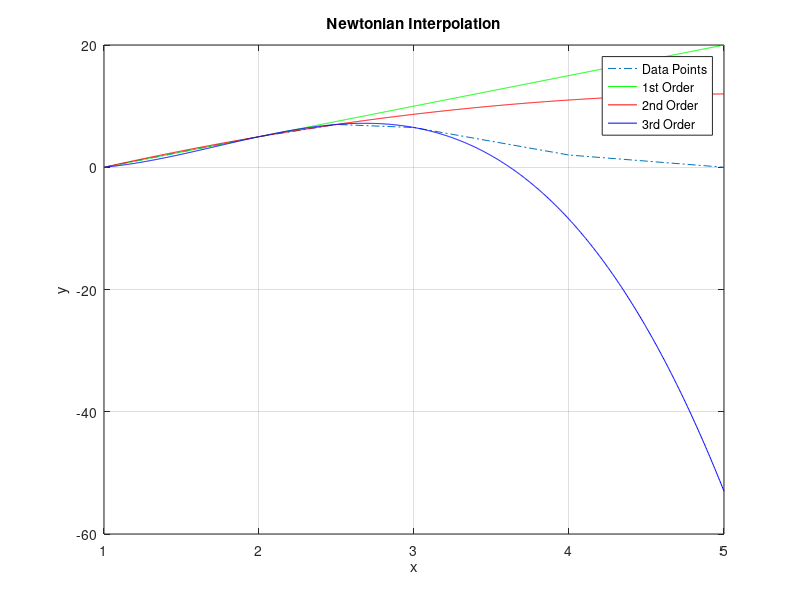

Write MATLAB code to recreate this figure.
 x = [1, 2, 2.5, 3, 4, 5];
  y = [0, 5, 7, 6.5, 2, 0];
  p = 3.4;
  n = length(x);
  a(1) = y(1);
  for k = 1 : n - 1
  d(k, 1) = (y(k+1) - y(k))/(x(k+1) - x(k));
  end
  for j = 2 : n - 1
 for k = 1 : n - j
 d(k, j) = (d(k+1, j - 1) - d(k, j - 1))/(x(k+j) - x(k));
 end
 end
 
 for j = 2 : n
 a(j) = d(1, j-1);
 end
 Df(1) = 1;
 c(1) = a(1);
 for j = 2 : n
 Df(j) = (p - x(j-1)) .* Df(j-1);
 c(j) = a(j) .* Df(j);
 end
 fp = sum(c);
 
 % Plotting for 1st order
 xx1 = linspace(min(x), max(x), 1000);
 yy1 = zeros(size(xx1));
 for k = 1:length(xx1)
 yy1(k) = y(1) + a(2) * (xx1(k) - x(1));
 end
 
 % Plotting for 2nd order
 xx2 = linspace(min(x), max(x), 1000);
 yy2 = zeros(size(xx2));
 for k = 1:length(xx2)
 yy2(k) = y(1) + a(2) * (xx2(k) - x(1)) + a(3) * (xx2(k) - x(1)) * (xx2(k) - x
(2));
38 end
39 
 % Plotting for 3rd order
 xx3 = linspace(min(x), max(x), 1000);
 yy3 = zeros(size(xx3));
 for k = 1:length(xx3)
 yy3(k) = y(1) + a(2) * (xx3(k) - x(1)) + a(3) * (xx3(k) - x(1)) * (xx3(k) - x
(2)) + a(4) * (xx3(k) - x(1)) * (xx3(k) - x(2)) * (xx3(k) - x(3));
 end
 
 figure;
plot(x, y, '-.', xx1, yy1, 'g', xx2, yy2, 'r', xx3, yy3, 'b');
 xlabel('x');
 ylabel('y');
 title('Newtonian Interpolation');
 legend('Data Points', '1st Order', '2nd Order', '3rd Order');
 grid on;